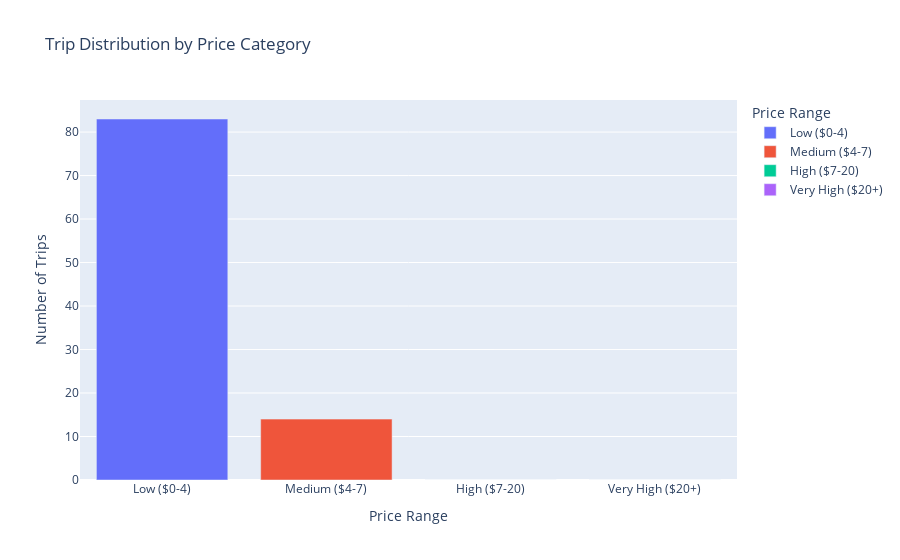

Notebook source saved alongside this figure:
### Code cell
# 4b. Bar plot: price category vs number of trips
# Create price bins
bins = [0, 4, 7, 20, 21]
labels = ['Low ($0-4)', 'Medium ($4-7)', 'High ($7-20)', 'Very High ($20+)']
df_modified['price_category'] = pd.cut(df_modified['trip_price'], bins=bins, labels=labels)

price_dist = df_modified['price_category'].value_counts().sort_index().reset_index()
price_dist.columns = ['price_category', 'trip_count']
fig4b = px.bar(
    price_dist,
    x='price_category',
    y='trip_count',
    title='Trip Distribution by Price Category',
    labels={'trip_count': 'Number of Trips', 'price_category': 'Price Range'},
    color='price_category'
)

fig4b.show()

### Figure 1 — Plotly figure (JSON) as saved in the notebook; plotly's stock layout.template omitted (floating-point values rounded to 4 significant figures)
{"data": [{"alignmentgroup": "True", "hovertemplate": "Price Range=%{x}<br>Number of Trips=%{y}<extra></extra>", "legendgroup": "Low ($0-4)", "marker": {"color": "#636efa", "pattern": {"shape": ""}}, "name": "Low ($0-4)", "offsetgroup": "Low ($0-4)", "orientation": "v", "showlegend": true, "textposition": "auto", "x": ["Low ($0-4)"], "xaxis": "x", "y": [83], "yaxis": "y", "type": "bar"}, {"alignmentgroup": "True", "hovertemplate": "Price Range=%{x}<br>Number of Trips=%{y}<extra></extra>", "legendgroup": "Medium ($4-7)", "marker": {"color": "#EF553B", "pattern": {"shape": ""}}, "name": "Medium ($4-7)", "offsetgroup": "Medium ($4-7)", "orientation": "v", "showlegend": true, "textposition": "auto", "x": ["Medium ($4-7)"], "xaxis": "x", "y": [14], "yaxis": "y", "type": "bar"}, {"alignmentgroup": "True", "hovertemplate": "Price Range=%{x}<br>Number of Trips=%{y}<extra></extra>", "legendgroup": "High ($7-20)", "marker": {"color": "#00cc96", "pattern": {"shape": ""}}, "name": "High ($7-20)", "offsetgroup": "High ($7-20)", "orientation": "v", "showlegend": true, "textposition": "auto", "x": ["High ($7-20)"], "xaxis": "x", "y": [0], "yaxis": "y", "type": "bar"}, {"alignmentgroup": "True", "hovertemplate": "Price Range=%{x}<br>Number of Trips=%{y}<extra></extra>", "legendgroup": "Very High ($20+)", "marker": {"color": "#ab63fa", "pattern": {"shape": ""}}, "name": "Very High ($20+)", "offsetgroup": "Very High ($20+)", "orientation": "v", "showlegend": true, "textposition": "auto", "x": ["Very High ($20+)"], "xaxis": "x", "y": [0], "yaxis": "y", "type": "bar"}], "layout": {"xaxis": {"anchor": "y", "domain": [0.0, 1.0], "title": {"text": "Price Range"}, "categoryorder": "array", "categoryarray": ["Low ($0-4)", "Medium ($4-7)", "High ($7-20)", "Very High ($20+)"]}, "yaxis": {"anchor": "x", "domain": [0.0, 1.0], "title": {"text": "Number of Trips"}}, "legend": {"title": {"text": "Price Range"}, "tracegroupgap": 0}, "title": {"text": "Trip Distribution by Price Category"}, "barmode": "relative"}}
